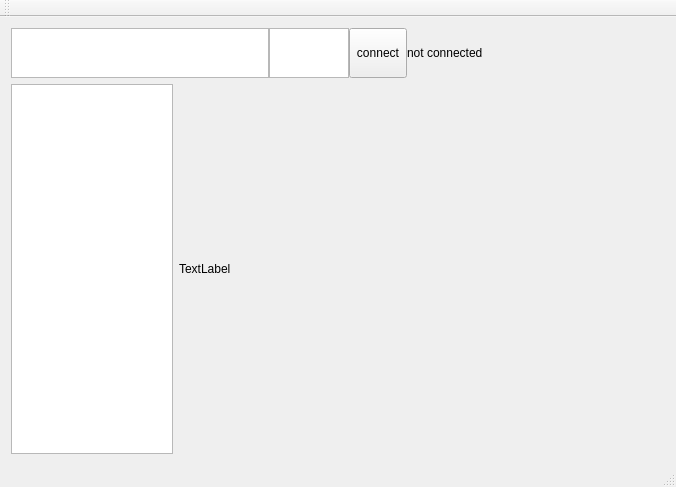
<?xml version="1.0" encoding="UTF-8"?>
<ui version="4.0">
 <class>MainWindow</class>
 <widget class="QMainWindow" name="MainWindow">
  <property name="geometry">
   <rect>
    <x>0</x>
    <y>0</y>
    <width>676</width>
    <height>487</height>
   </rect>
  </property>
  <property name="windowTitle">
   <string>MainWindow</string>
  </property>
  <widget class="QWidget" name="centralWidget">
   <layout class="QVBoxLayout" name="verticalLayout">
    <item>
     <widget class="QWidget" name="widget_2" native="true">
      <property name="sizePolicy">
       <sizepolicy hsizetype="Preferred" vsizetype="Preferred">
        <horstretch>0</horstretch>
        <verstretch>0</verstretch>
       </sizepolicy>
      </property>
      <property name="maximumSize">
       <size>
        <width>16777215</width>
        <height>50</height>
       </size>
      </property>
      <layout class="QHBoxLayout" name="horizontalLayout_3">
       <property name="spacing">
        <number>0</number>
       </property>
       <property name="leftMargin">
        <number>0</number>
       </property>
       <property name="topMargin">
        <number>0</number>
       </property>
       <property name="rightMargin">
        <number>0</number>
       </property>
       <property name="bottomMargin">
        <number>0</number>
       </property>
       <item alignment="Qt::AlignVCenter">
        <widget class="QTextEdit" name="textAddress"/>
       </item>
       <item alignment="Qt::AlignVCenter">
        <widget class="QTextEdit" name="textPort">
         <property name="sizePolicy">
          <sizepolicy hsizetype="Fixed" vsizetype="Expanding">
           <horstretch>0</horstretch>
           <verstretch>0</verstretch>
          </sizepolicy>
         </property>
         <property name="maximumSize">
          <size>
           <width>80</width>
           <height>16777215</height>
          </size>
         </property>
        </widget>
       </item>
       <item>
        <widget class="QToolButton" name="connectBtn">
         <property name="sizePolicy">
          <sizepolicy hsizetype="Preferred" vsizetype="Preferred">
           <horstretch>0</horstretch>
           <verstretch>0</verstretch>
          </sizepolicy>
         </property>
         <property name="text">
          <string>connect</string>
         </property>
        </widget>
       </item>
       <item>
        <widget class="QLabel" name="state">
         <property name="sizePolicy">
          <sizepolicy hsizetype="Expanding" vsizetype="Preferred">
           <horstretch>0</horstretch>
           <verstretch>0</verstretch>
          </sizepolicy>
         </property>
         <property name="text">
          <string>not connected</string>
         </property>
        </widget>
       </item>
      </layout>
     </widget>
    </item>
    <item>
     <widget class="QWidget" name="widget" native="true">
      <property name="sizePolicy">
       <sizepolicy hsizetype="Preferred" vsizetype="Preferred">
        <horstretch>0</horstretch>
        <verstretch>0</verstretch>
       </sizepolicy>
      </property>
      <property name="maximumSize">
       <size>
        <width>16777215</width>
        <height>16777215</height>
       </size>
      </property>
      <layout class="QHBoxLayout" name="horizontalLayout">
       <property name="leftMargin">
        <number>0</number>
       </property>
       <property name="topMargin">
        <number>0</number>
       </property>
       <property name="rightMargin">
        <number>0</number>
       </property>
       <property name="bottomMargin">
        <number>0</number>
       </property>
       <item>
        <widget class="QListWidget" name="listPeer">
         <property name="sizePolicy">
          <sizepolicy hsizetype="Expanding" vsizetype="Preferred">
           <horstretch>1</horstretch>
           <verstretch>0</verstretch>
          </sizepolicy>
         </property>
        </widget>
       </item>
       <item>
        <widget class="QLabel" name="video">
         <property name="sizePolicy">
          <sizepolicy hsizetype="Preferred" vsizetype="Preferred">
           <horstretch>3</horstretch>
           <verstretch>0</verstretch>
          </sizepolicy>
         </property>
         <property name="text">
          <string>TextLabel</string>
         </property>
        </widget>
       </item>
      </layout>
     </widget>
    </item>
   </layout>
  </widget>
  <widget class="QToolBar" name="mainToolBar">
   <attribute name="toolBarArea">
    <enum>TopToolBarArea</enum>
   </attribute>
   <attribute name="toolBarBreak">
    <bool>false</bool>
   </attribute>
  </widget>
  <widget class="QStatusBar" name="statusBar"/>
 </widget>
 <layoutdefault spacing="6" margin="11"/>
 <resources/>
 <connections/>
</ui>
